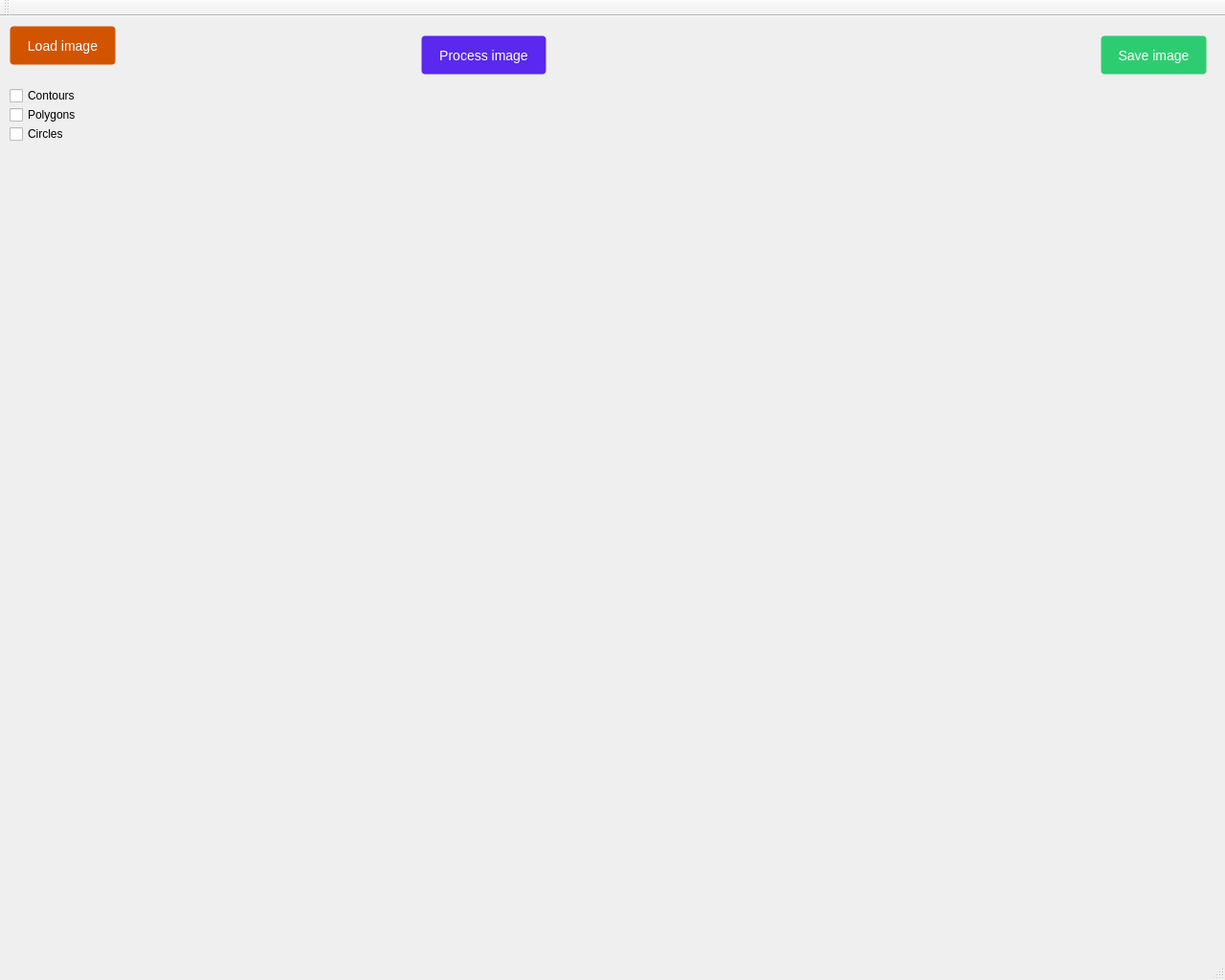
<?xml version="1.0" encoding="UTF-8"?>
<ui version="4.0">
 <class>MainWindow</class>
 <widget class="QMainWindow" name="MainWindow">
  <property name="geometry">
   <rect>
    <x>0</x>
    <y>0</y>
    <width>1280</width>
    <height>1024</height>
   </rect>
  </property>
  <property name="maximumSize">
   <size>
    <width>1280</width>
    <height>1024</height>
   </size>
  </property>
  <property name="windowTitle">
   <string>MainWindow</string>
  </property>
  <widget class="QWidget" name="centralWidget">
   <widget class="QPushButton" name="loadImageBtn">
    <property name="geometry">
     <rect>
      <x>10</x>
      <y>10</y>
      <width>111</width>
      <height>41</height>
     </rect>
    </property>
    <property name="styleSheet">
     <string notr="true">color: #fff;
background-color: #d35400;
border-color: #357ebd;
font-size: 14px;
font-weight: normal;
border-radius: 4px;
text-align: center;
vertical-align: middle;
border: 1px solid transparent;
padding: 10px 16px;</string>
    </property>
    <property name="text">
     <string>Load image</string>
    </property>
   </widget>
   <widget class="QPushButton" name="saveImageBtn">
    <property name="geometry">
     <rect>
      <x>1150</x>
      <y>20</y>
      <width>111</width>
      <height>41</height>
     </rect>
    </property>
    <property name="styleSheet">
     <string notr="true">:enabled {
color: #fff;
background-color: #2ecc71;
border-color: #357ebd;
font-size: 14px;
font-weight: normal;
border-radius: 4px;
text-align: center;
vertical-align: middle;
border: 1px solid transparent;
padding: 10px 16px;
}
:disabled {
color: #fff;
background-color: #dddddd;
border-color: #357ebd;
font-size: 14px;
font-weight: normal;
border-radius: 4px;
text-align: center;
vertical-align: middle;
border: 1px solid transparent;
padding: 10px 16px;
}</string>
    </property>
    <property name="text">
     <string>Save image</string>
    </property>
   </widget>
   <widget class="QLabel" name="image">
    <property name="geometry">
     <rect>
      <x>10</x>
      <y>150</y>
      <width>411</width>
      <height>581</height>
     </rect>
    </property>
    <property name="styleSheet">
     <string notr="true"/>
    </property>
    <property name="text">
     <string/>
    </property>
   </widget>
   <widget class="QLabel" name="image2">
    <property name="geometry">
     <rect>
      <x>440</x>
      <y>150</y>
      <width>401</width>
      <height>581</height>
     </rect>
    </property>
    <property name="styleSheet">
     <string notr="true"/>
    </property>
    <property name="text">
     <string/>
    </property>
   </widget>
   <widget class="QCheckBox" name="contururiCheckBox">
    <property name="geometry">
     <rect>
      <x>10</x>
      <y>70</y>
      <width>113</width>
      <height>26</height>
     </rect>
    </property>
    <property name="styleSheet">
     <string notr="true">font: 14pt &quot;Consolas&quot;;</string>
    </property>
    <property name="text">
     <string>Contours</string>
    </property>
   </widget>
   <widget class="QCheckBox" name="poligoaneCheckBox">
    <property name="geometry">
     <rect>
      <x>10</x>
      <y>90</y>
      <width>113</width>
      <height>26</height>
     </rect>
    </property>
    <property name="styleSheet">
     <string notr="true">font: 14pt &quot;Consolas&quot;;</string>
    </property>
    <property name="text">
     <string>Polygons</string>
    </property>
   </widget>
   <widget class="QCheckBox" name="cercuriCheckBox">
    <property name="geometry">
     <rect>
      <x>10</x>
      <y>110</y>
      <width>93</width>
      <height>26</height>
     </rect>
    </property>
    <property name="styleSheet">
     <string notr="true">font: 14pt &quot;Consolas&quot;;</string>
    </property>
    <property name="text">
     <string>Circles</string>
    </property>
   </widget>
   <widget class="QLabel" name="resultImg">
    <property name="geometry">
     <rect>
      <x>860</x>
      <y>150</y>
      <width>401</width>
      <height>581</height>
     </rect>
    </property>
    <property name="styleSheet">
     <string notr="true"/>
    </property>
    <property name="text">
     <string/>
    </property>
   </widget>
   <widget class="QPushButton" name="loadImageBtn_2">
    <property name="geometry">
     <rect>
      <x>440</x>
      <y>20</y>
      <width>131</width>
      <height>41</height>
     </rect>
    </property>
    <property name="styleSheet">
     <string notr="true">:enabled {
color: #fff;
background-color: #5a28ef;
border-color: #357ebd;
font-size: 14px;
font-weight: normal;
border-radius: 4px;
text-align: center;
vertical-align: middle;
border: 1px solid transparent;
padding: 10px 16px;
}
:disabled {
color: #fff;
background-color: #dddddd;
border-color: #357ebd;
font-size: 14px;
font-weight: normal;
border-radius: 4px;
text-align: center;
vertical-align: middle;
border: 1px solid transparent;
padding: 10px 16px;
}</string>
    </property>
    <property name="text">
     <string>Process image</string>
    </property>
   </widget>
  </widget>
  <widget class="QMenuBar" name="menuBar">
   <property name="geometry">
    <rect>
     <x>0</x>
     <y>0</y>
     <width>1280</width>
     <height>21</height>
    </rect>
   </property>
  </widget>
  <widget class="QToolBar" name="mainToolBar">
   <attribute name="toolBarArea">
    <enum>TopToolBarArea</enum>
   </attribute>
   <attribute name="toolBarBreak">
    <bool>false</bool>
   </attribute>
  </widget>
  <widget class="QStatusBar" name="statusBar"/>
 </widget>
 <layoutdefault spacing="6" margin="11"/>
 <resources/>
 <connections/>
</ui>
